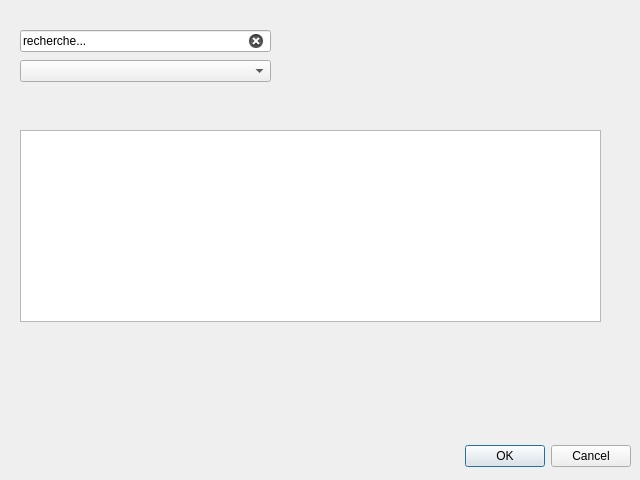
<?xml version="1.0" encoding="UTF-8"?>
<ui version="4.0">
 <class>afficherdepenses</class>
 <widget class="QDialog" name="afficherdepenses">
  <property name="geometry">
   <rect>
    <x>0</x>
    <y>0</y>
    <width>640</width>
    <height>480</height>
   </rect>
  </property>
  <property name="windowTitle">
   <string>Dialog</string>
  </property>
  <widget class="QDialogButtonBox" name="buttonBox">
   <property name="geometry">
    <rect>
     <x>10</x>
     <y>440</y>
     <width>621</width>
     <height>32</height>
    </rect>
   </property>
   <property name="orientation">
    <enum>Qt::Horizontal</enum>
   </property>
   <property name="standardButtons">
    <set>QDialogButtonBox::Cancel|QDialogButtonBox::Ok</set>
   </property>
  </widget>
  <widget class="QLineEdit" name="lineEdit">
   <property name="enabled">
    <bool>true</bool>
   </property>
   <property name="geometry">
    <rect>
     <x>20</x>
     <y>30</y>
     <width>251</width>
     <height>22</height>
    </rect>
   </property>
   <property name="inputMask">
    <string/>
   </property>
   <property name="text">
    <string>recherche...</string>
   </property>
   <property name="dragEnabled">
    <bool>false</bool>
   </property>
   <property name="readOnly">
    <bool>false</bool>
   </property>
   <property name="clearButtonEnabled">
    <bool>true</bool>
   </property>
  </widget>
  <widget class="QComboBox" name="comboBox">
   <property name="geometry">
    <rect>
     <x>20</x>
     <y>60</y>
     <width>251</width>
     <height>22</height>
    </rect>
   </property>
   <property name="editable">
    <bool>false</bool>
   </property>
   <property name="currentIndex">
    <number>-1</number>
   </property>
   <property name="minimumContentsLength">
    <number>0</number>
   </property>
   <property name="modelColumn">
    <number>0</number>
   </property>
  </widget>
  <widget class="QTableView" name="tableView">
   <property name="geometry">
    <rect>
     <x>20</x>
     <y>130</y>
     <width>581</width>
     <height>192</height>
    </rect>
   </property>
  </widget>
 </widget>
 <resources/>
 <connections>
  <connection>
   <sender>buttonBox</sender>
   <signal>accepted()</signal>
   <receiver>afficherdepenses</receiver>
   <slot>accept()</slot>
   <hints>
    <hint type="sourcelabel">
     <x>248</x>
     <y>254</y>
    </hint>
    <hint type="destinationlabel">
     <x>157</x>
     <y>274</y>
    </hint>
   </hints>
  </connection>
  <connection>
   <sender>buttonBox</sender>
   <signal>rejected()</signal>
   <receiver>afficherdepenses</receiver>
   <slot>reject()</slot>
   <hints>
    <hint type="sourcelabel">
     <x>316</x>
     <y>260</y>
    </hint>
    <hint type="destinationlabel">
     <x>286</x>
     <y>274</y>
    </hint>
   </hints>
  </connection>
 </connections>
</ui>
